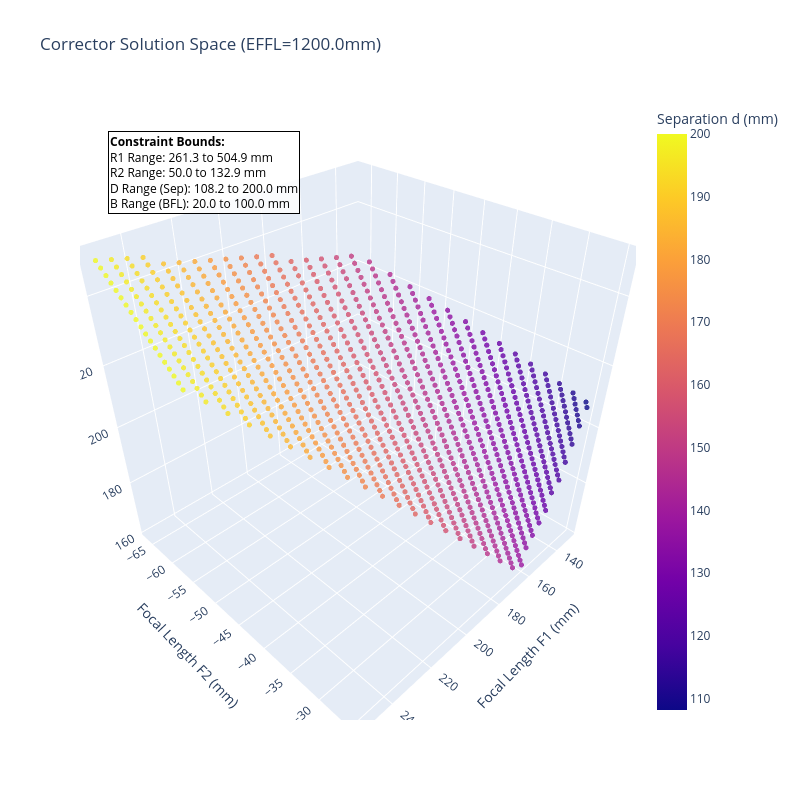

The notebook cell this image was saved under:
### Code cell
import numpy as np
import plotly.graph_objects as go

effl = 1200.0  
max_db = 250.0

d_range = np.linspace(50, 200, 50) 
b_range = np.linspace(20, 100, 50)

D, B = np.meshgrid(d_range, b_range)
DB_sum = D + B

denom_f1 = effl - DB_sum
with np.errstate(divide='ignore', invalid='ignore'):
    F1 = np.where(np.abs(denom_f1) > 1e-5, (D * effl) / denom_f1, np.nan)

denom_f2 = F1 - effl
with np.errstate(divide='ignore', invalid='ignore'):
    F2 = np.where(np.abs(denom_f2) > 1e-5, (effl * (F1 - D)) / denom_f2, np.nan)

mask = (
    (DB_sum <= max_db) &
    (DB_sum >= 150) &
    (np.abs(F2) > 25) &
    (B > 5) &
    np.isfinite(F1) &
    np.isfinite(F2) &
    (np.abs(F1) < 5000) & 
    (np.abs(F2) < 5000)
)

points = np.column_stack((F1[mask], F2[mask], DB_sum[mask], D[mask], B[mask]))

# --- Range Calculations ---
# Note: R = 2 * |f| is a thin-lens approximation for radius (assuming n=1.5 and plano-convex)
r1_min, r1_max = 2 * np.min(np.abs(points[:, 0])), 2 * np.max(np.abs(points[:, 0]))
r2_min, r2_max = 2 * np.min(np.abs(points[:, 1])), 2 * np.max(np.abs(points[:, 1]))
d_min, d_max = np.min(points[:, 3]), np.max(points[:, 3])
b_min, b_max = np.min(points[:, 4]), np.max(points[:, 4])

stats_text = (
    f"<b>Constraint Bounds:</b><br>"
    f"R1 Range: {r1_min:.1f} to {r1_max:.1f} mm<br>"
    f"R2 Range: {r2_min:.1f} to {r2_max:.1f} mm<br>"
    f"D Range (Sep): {d_min:.1f} to {d_max:.1f} mm<br>"
    f"B Range (BFL): {b_min:.1f} to {b_max:.1f} mm"
)

print(f"Found {len(points)} valid designs fitting constraints.")

# --- Plotting ---
fig = go.Figure(data=go.Scatter3d(
    x=points[:, 0],      # F1
    y=points[:, 1],      # F2
    z=points[:, 2],      # D + B
    mode='markers',
    marker=dict(
        size=3,
        color=points[:, 3],  # Color by Separation (D)
        colorscale='Plasma',
        colorbar=dict(title="Separation d (mm)"),
        showscale=True,
        opacity=0.8
    ),
    text=[f"d={d:.1f}, b={b:.1f}" for d, b in zip(points[:, 3], points[:, 4])],
    hovertemplate="<b>F1:</b> %{x:.1f}<br><b>F2:</b> %{y:.1f}<br><b>(D+B):</b> %{z:.1f}<br>%{text}<extra></extra>"
))

# Add the text box to the layout
fig.add_annotation(
    dict(
        xref="paper", yref="paper",
        x=0.05, y=0.95,
        showarrow=False,
        text=stats_text,
        bgcolor="rgba(255, 255, 255, 0.8)",
        bordercolor="black",
        borderwidth=1,
        font=dict(size=12, color="black"),
        align="left"
    )
)

fig.update_layout(
    width=800, height=800,
    title=f"Corrector Solution Space (EFFL={effl}mm)",
    scene=dict(
        xaxis_title='Focal Length F1 (mm)',
        yaxis_title='Focal Length F2 (mm)',
        zaxis_title='D + B (mm)',
        aspectmode='cube'
    )
)

fig.show()

### Figure 1 — Plotly figure (JSON) as saved in the notebook; plotly's stock layout.template omitted (floating-point values rounded to 4 significant figures; data arrays with more than 128 entries replaced by an {"elided": "..."} marker saying what was removed)
{"data": [{"hovertemplate": "<b>F1:</b> %{x:.1f}<br><b>F2:</b> %{y:.1f}<br><b>(D+B):</b> %{z:.1f}<br>%{text}<extra></extra>", "marker": {"color": {"elided": "1009 float values"}, "colorbar": {"title": {"text": "Separation d (mm)"}}, "colorscale": [[0, "#0d0887"], [0.1111, "#46039f"], [0.2222, "#7201a8"], [0.3333, "#9c179e"], [0.4444, "#bd3786"], [0.5556, "#d8576b"], [0.6667, "#ed7953"], [0.7778, "#fb9f3a"], [0.8889, "#fdca26"], [1, "#f0f921"]], "opacity": 0.8, "showscale": true, "size": 3}, "mode": "markers", "text": {"elided": "1009 str values"}, "type": "scatter3d", "x": {"elided": "1009 float values"}, "y": {"elided": "1009 float values"}, "z": {"elided": "1009 float values"}}], "layout": {"annotations": [{"align": "left", "bgcolor": "rgba(255, 255, 255, 0.8)", "bordercolor": "black", "borderwidth": 1, "font": {"color": "black", "size": 12}, "showarrow": false, "text": "<b>Constraint Bounds:</b><br>R1 Range: 261.3 to 504.9 mm<br>R2 Range: 50.0 to 132.9 mm<br>D Range (Sep): 108.2 to 200.0 mm<br>B Range (BFL): 20.0 to 100.0 mm", "x": 0.05, "xref": "paper", "y": 0.95, "yref": "paper"}], "height": 800, "scene": {"aspectmode": "cube", "xaxis": {"title": {"text": "Focal Length F1 (mm)"}}, "yaxis": {"title": {"text": "Focal Length F2 (mm)"}}, "zaxis": {"title": {"text": "D + B (mm)"}}}, "title": {"text": "Corrector Solution Space (EFFL=1200.0mm)"}, "width": 800}}
